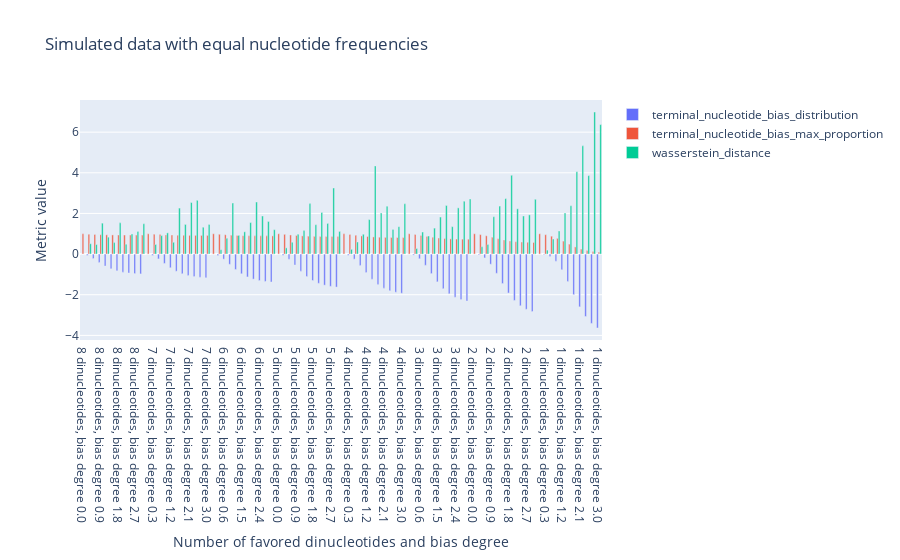

This figure's notebook cell:
### Code cell
# plot grouped bar chart of the two metrics sorted by degree of bias and number of favored dinucleotides
metrics['bias_degree'] = metrics['bias_degree'].round(2)
metrics['num_favored'] = metrics['num_favored'].astype(str)

fig = go.Figure()

for metric_name in ['terminal_nucleotide_bias_distribution', 'terminal_nucleotide_bias_max_proportion', 'wasserstein_distance']:
    fig.add_trace(go.Bar(
        x=metrics['num_favored'] + ' dinucleotides, bias degree ' + metrics['bias_degree'].astype(str),
        y=metrics[metric_name],
        name=metric_name
    ))

fig.update_layout(
    title='Simulated data with equal nucleotide frequencies',
    xaxis_title='Number of favored dinucleotides and bias degree',
    yaxis_title='Metric value',
    barmode='group'
)

fig.show()

### Figure 1 — Plotly figure (JSON) as saved in the notebook; plotly's stock layout.template omitted (floating-point values rounded to 4 significant figures)
{"data": [{"name": "terminal_nucleotide_bias_distribution", "type": "bar", "x": ["8 dinucleotides, bias degree 0.0", "8 dinucleotides, bias degree 0.3", "8 dinucleotides, bias degree 0.6", "8 dinucleotides, bias degree 0.9", "8 dinucleotides, bias degree 1.2", "8 dinucleotides, bias degree 1.5", "8 dinucleotides, bias degree 1.8", "8 dinucleotides, bias degree 2.1", "8 dinucleotides, bias degree 2.4", "8 dinucleotides, bias degree 2.7", "8 dinucleotides, bias degree 3.0", "7 dinucleotides, bias degree 0.0", "7 dinucleotides, bias degree 0.3", "7 dinucleotides, bias degree 0.6", "7 dinucleotides, bias degree 0.9", "7 dinucleotides, bias degree 1.2", "7 dinucleotides, bias degree 1.5", "7 dinucleotides, bias degree 1.8", "7 dinucleotides, bias degree 2.1", "7 dinucleotides, bias degree 2.4", "7 dinucleotides, bias degree 2.7", "7 dinucleotides, bias degree 3.0", "6 dinucleotides, bias degree 0.0", "6 dinucleotides, bias degree 0.3", "6 dinucleotides, bias degree 0.6", "6 dinucleotides, bias degree 0.9", "6 dinucleotides, bias degree 1.2", "6 dinucleotides, bias degree 1.5", "6 dinucleotides, bias degree 1.8", "6 dinucleotides, bias degree 2.1", "6 dinucleotides, bias degree 2.4", "6 dinucleotides, bias degree 2.7", "6 dinucleotides, bias degree 3.0", "5 dinucleotides, bias degree 0.0", "5 dinucleotides, bias degree 0.3", "5 dinucleotides, bias degree 0.6", "5 dinucleotides, bias degree 0.9", "5 dinucleotides, bias degree 1.2", "5 dinucleotides, bias degree 1.5", "5 dinucleotides, bias degree 1.8", "5 dinucleotides, bias degree 2.1", "5 dinucleotides, bias degree 2.4", "5 dinucleotides, bias degree 2.7", "5 dinucleotides, bias degree 3.0", "4 dinucleotides, bias degree 0.0", "4 dinucleotides, bias degree 0.3", "4 dinucleotides, bias degree 0.6", "4 dinucleotides, bias degree 0.9", "4 dinucleotides, bias degree 1.2", "4 dinucleotides, bias degree 1.5", "4 dinucleotides, bias degree 1.8", "4 dinucleotides, bias degree 2.1", "4 dinucleotides, bias degree 2.4", "4 dinucleotides, bias degree 2.7", "4 dinucleotides, bias degree 3.0", "3 dinucleotides, bias degree 0.0", "3 dinucleotides, bias degree 0.3", "3 dinucleotides, bias degree 0.6", "3 dinucleotides, bias degree 0.9", "3 dinucleotides, bias degree 1.2", "3 dinucleotides, bias degree 1.5", "3 dinucleotides, bias degree 1.8", "3 dinucleotides, bias degree 2.1", "3 dinucleotides, bias degree 2.4", "3 dinucleotides, bias degree 2.7", "3 dinucleotides, bias degree 3.0", "2 dinucleotides, bias degree 0.0", "2 dinucleotides, bias degree 0.3", "2 dinucleotides, bias degree 0.6", "2 dinucleotides, bias degree 0.9", "2 dinucleotides, bias degree 1.2", "2 dinucleotides, bias degree 1.5", "2 dinucleotides, bias degree 1.8", "2 dinucleotides, bias degree 2.1", "2 dinucleotides, bias degree 2.4", "2 dinucleotides, bias degree 2.7", "2 dinucleotides, bias degree 3.0", "1 dinucleotides, bias degree 0.0", "1 dinucleotides, bias degree 0.3", "1 dinucleotides, bias degree 0.6", "1 dinucleotides, bias degree 0.9", "1 dinucleotides, bias degree 1.2", "1 dinucleotides, bias degree 1.5", "1 dinucleotides, bias degree 1.8", "1 dinucleotides, bias degree 2.1", "1 dinucleotides, bias degree 2.4", "1 dinucleotides, bias degree 2.7", "1 dinucleotides, bias degree 3.0"], "y": [0, -0.06211, -0.2194, -0.4109, -0.5867, -0.7246, -0.823, -0.889, -0.9317, -0.9585, -0.975, 0, -0.06425, -0.2371, -0.4595, -0.6718, -0.8427, -0.9666, -1.05, -1.105, -1.139, -1.161, 0, -0.06441, -0.2496, -0.5031, -0.7571, -0.9684, -1.125, -1.232, -1.302, -1.346, -1.373, 0, -0.06226, -0.2546, -0.5381, -0.8395, -1.101, -1.299, -1.438, -1.529, -1.587, -1.623, 0, -0.05742, -0.2495, -0.5581, -0.912, -1.237, -1.493, -1.676, -1.798, -1.876, -1.925, 0, -0.04941, -0.2299, -0.5519, -0.9597, -1.365, -1.704, -1.954, -2.126, -2.238, -2.308, 0, -0.03766, -0.1896, -0.4979, -0.9459, -1.45, -1.914, -2.28, -2.542, -2.716, -2.828, 0, -0.02147, -0.1184, -0.3506, -0.7649, -1.345, -1.995, -2.595, -3.071, -3.411, -3.637]}, {"name": "terminal_nucleotide_bias_max_proportion", "type": "bar", "x": ["8 dinucleotides, bias degree 0.0", "8 dinucleotides, bias degree 0.3", "8 dinucleotides, bias degree 0.6", "8 dinucleotides, bias degree 0.9", "8 dinucleotides, bias degree 1.2", "8 dinucleotides, bias degree 1.5", "8 dinucleotides, bias degree 1.8", "8 dinucleotides, bias degree 2.1", "8 dinucleotides, bias degree 2.4", "8 dinucleotides, bias degree 2.7", "8 dinucleotides, bias degree 3.0", "7 dinucleotides, bias degree 0.0", "7 dinucleotides, bias degree 0.3", "7 dinucleotides, bias degree 0.6", "7 dinucleotides, bias degree 0.9", "7 dinucleotides, bias degree 1.2", "7 dinucleotides, bias degree 1.5", "7 dinucleotides, bias degree 1.8", "7 dinucleotides, bias degree 2.1", "7 dinucleotides, bias degree 2.4", "7 dinucleotides, bias degree 2.7", "7 dinucleotides, bias degree 3.0", "6 dinucleotides, bias degree 0.0", "6 dinucleotides, bias degree 0.3", "6 dinucleotides, bias degree 0.6", "6 dinucleotides, bias degree 0.9", "6 dinucleotides, bias degree 1.2", "6 dinucleotides, bias degree 1.5", "6 dinucleotides, bias degree 1.8", "6 dinucleotides, bias degree 2.1", "6 dinucleotides, bias degree 2.4", "6 dinucleotides, bias degree 2.7", "6 dinucleotides, bias degree 3.0", "5 dinucleotides, bias degree 0.0", "5 dinucleotides, bias degree 0.3", "5 dinucleotides, bias degree 0.6", "5 dinucleotides, bias degree 0.9", "5 dinucleotides, bias degree 1.2", "5 dinucleotides, bias degree 1.5", "5 dinucleotides, bias degree 1.8", "5 dinucleotides, bias degree 2.1", "5 dinucleotides, bias degree 2.4", "5 dinucleotides, bias degree 2.7", "5 dinucleotides, bias degree 3.0", "4 dinucleotides, bias degree 0.0", "4 dinucleotides, bias degree 0.3", "4 dinucleotides, bias degree 0.6", "4 dinucleotides, bias degree 0.9", "4 dinucleotides, bias degree 1.2", "4 dinucleotides, bias degree 1.5", "4 dinucleotides, bias degree 1.8", "4 dinucleotides, bias degree 2.1", "4 dinucleotides, bias degree 2.4", "4 dinucleotides, bias degree 2.7", "4 dinucleotides, bias degree 3.0", "3 dinucleotides, bias degree 0.0", "3 dinucleotides, bias degree 0.3", "3 dinucleotides, bias degree 0.6", "3 dinucleotides, bias degree 0.9", "3 dinucleotides, bias degree 1.2", "3 dinucleotides, bias degree 1.5", "3 dinucleotides, bias degree 1.8", "3 dinucleotides, bias degree 2.1", "3 dinucleotides, bias degree 2.4", "3 dinucleotides, bias degree 2.7", "3 dinucleotides, bias degree 3.0", "2 dinucleotides, bias degree 0.0", "2 dinucleotides, bias degree 0.3", "2 dinucleotides, bias degree 0.6", "2 dinucleotides, bias degree 0.9", "2 dinucleotides, bias degree 1.2", "2 dinucleotides, bias degree 1.5", "2 dinucleotides, bias degree 1.8", "2 dinucleotides, bias degree 2.1", "2 dinucleotides, bias degree 2.4", "2 dinucleotides, bias degree 2.7", "2 dinucleotides, bias degree 3.0", "1 dinucleotides, bias degree 0.0", "1 dinucleotides, bias degree 0.3", "1 dinucleotides, bias degree 0.6", "1 dinucleotides, bias degree 0.9", "1 dinucleotides, bias degree 1.2", "1 dinucleotides, bias degree 1.5", "1 dinucleotides, bias degree 1.8", "1 dinucleotides, bias degree 2.1", "1 dinucleotides, bias degree 2.4", "1 dinucleotides, bias degree 2.7", "1 dinucleotides, bias degree 3.0"], "y": [1, 0.9818, 0.9664, 0.9552, 0.9479, 0.9434, 0.9408, 0.9393, 0.9385, 0.9381, 0.9378, 1, 0.9787, 0.9595, 0.9447, 0.9346, 0.9282, 0.9245, 0.9223, 0.9211, 0.9205, 0.9201, 1, 0.9755, 0.9515, 0.9318, 0.9177, 0.9086, 0.9031, 0.8999, 0.8981, 0.8971, 0.8965, 1, 0.9719, 0.9422, 0.9158, 0.8958, 0.8822, 0.8738, 0.8689, 0.8661, 0.8645, 0.8636, 1, 0.968, 0.9312, 0.8954, 0.866, 0.845, 0.8314, 0.8233, 0.8185, 0.8158, 0.8143, 1, 0.9638, 0.9179, 0.8683, 0.8232, 0.7883, 0.7645, 0.7495, 0.7406, 0.7356, 0.7327, 1, 0.9592, 0.9016, 0.8307, 0.7567, 0.6917, 0.6428, 0.61, 0.5897, 0.5778, 0.571, 1, 0.9542, 0.8813, 0.7751, 0.6389, 0.49, 0.3532, 0.2461, 0.1724, 0.126, 0.09835]}, {"name": "wasserstein_distance", "type": "bar", "x": ["8 dinucleotides, bias degree 0.0", "8 dinucleotides, bias degree 0.3", "8 dinucleotides, bias degree 0.6", "8 dinucleotides, bias degree 0.9", "8 dinucleotides, bias degree 1.2", "8 dinucleotides, bias degree 1.5", "8 dinucleotides, bias degree 1.8", "8 dinucleotides, bias degree 2.1", "8 dinucleotides, bias degree 2.4", "8 dinucleotides, bias degree 2.7", "8 dinucleotides, bias degree 3.0", "7 dinucleotides, bias degree 0.0", "7 dinucleotides, bias degree 0.3", "7 dinucleotides, bias degree 0.6", "7 dinucleotides, bias degree 0.9", "7 dinucleotides, bias degree 1.2", "7 dinucleotides, bias degree 1.5", "7 dinucleotides, bias degree 1.8", "7 dinucleotides, bias degree 2.1", "7 dinucleotides, bias degree 2.4", "7 dinucleotides, bias degree 2.7", "7 dinucleotides, bias degree 3.0", "6 dinucleotides, bias degree 0.0", "6 dinucleotides, bias degree 0.3", "6 dinucleotides, bias degree 0.6", "6 dinucleotides, bias degree 0.9", "6 dinucleotides, bias degree 1.2", "6 dinucleotides, bias degree 1.5", "6 dinucleotides, bias degree 1.8", "6 dinucleotides, bias degree 2.1", "6 dinucleotides, bias degree 2.4", "6 dinucleotides, bias degree 2.7", "6 dinucleotides, bias degree 3.0", "5 dinucleotides, bias degree 0.0", "5 dinucleotides, bias degree 0.3", "5 dinucleotides, bias degree 0.6", "5 dinucleotides, bias degree 0.9", "5 dinucleotides, bias degree 1.2", "5 dinucleotides, bias degree 1.5", "5 dinucleotides, bias degree 1.8", "5 dinucleotides, bias degree 2.1", "5 dinucleotides, bias degree 2.4", "5 dinucleotides, bias degree 2.7", "5 dinucleotides, bias degree 3.0", "4 dinucleotides, bias degree 0.0", "4 dinucleotides, bias degree 0.3", "4 dinucleotides, bias degree 0.6", "4 dinucleotides, bias degree 0.9", "4 dinucleotides, bias degree 1.2", "4 dinucleotides, bias degree 1.5", "4 dinucleotides, bias degree 1.8", "4 dinucleotides, bias degree 2.1", "4 dinucleotides, bias degree 2.4", "4 dinucleotides, bias degree 2.7", "4 dinucleotides, bias degree 3.0", "3 dinucleotides, bias degree 0.0", "3 dinucleotides, bias degree 0.3", "3 dinucleotides, bias degree 0.6", "3 dinucleotides, bias degree 0.9", "3 dinucleotides, bias degree 1.2", "3 dinucleotides, bias degree 1.5", "3 dinucleotides, bias degree 1.8", "3 dinucleotides, bias degree 2.1", "3 dinucleotides, bias degree 2.4", "3 dinucleotides, bias degree 2.7", "3 dinucleotides, bias degree 3.0", "2 dinucleotides, bias degree 0.0", "2 dinucleotides, bias degree 0.3", "2 dinucleotides, bias degree 0.6", "2 dinucleotides, bias degree 0.9", "2 dinucleotides, bias degree 1.2", "2 dinucleotides, bias degree 1.5", "2 dinucleotides, bias degree 1.8", "2 dinucleotides, bias degree 2.1", "2 dinucleotides, bias degree 2.4", "2 dinucleotides, bias degree 2.7", "2 dinucleotides, bias degree 3.0", "1 dinucleotides, bias degree 0.0", "1 dinucleotides, bias degree 0.3", "1 dinucleotides, bias degree 0.6", "1 dinucleotides, bias degree 0.9", "1 dinucleotides, bias degree 1.2", "1 dinucleotides, bias degree 1.5", "1 dinucleotides, bias degree 1.8", "1 dinucleotides, bias degree 2.1", "1 dinucleotides, bias degree 2.4", "1 dinucleotides, bias degree 2.7", "1 dinucleotides, bias degree 3.0"], "y": [0, 0.5098, 0.4699, 1.522, 0.8337, 0.5657, 1.539, 0.4852, 0.9837, 1.115, 1.493, 0, 0.4724, 0.9085, 1.045, 0.5816, 2.265, 1.46, 2.537, 2.646, 1.326, 1.456, 0, 0.216, 0.7754, 2.509, 0.9215, 1.097, 1.551, 2.563, 1.875, 1.606, 1.2, 0, 0.3066, 0.5779, 0.9794, 1.156, 2.484, 1.445, 2.05, 1.51, 3.253, 1.116, 0, 0.2344, 0.5965, 0.9765, 1.698, 4.34, 2.023, 2.356, 1.21, 1.35, 2.475, 0, 0.2727, 1.086, 0.8916, 1.278, 1.824, 2.392, 1.349, 2.274, 2.604, 2.714, 0, 0.3611, 0.4777, 1.838, 2.364, 2.73, 3.878, 2.229, 1.875, 1.93, 2.696, 0, 0.1955, 0.744, 1.139, 2.022, 2.38, 4.053, 5.327, 3.862, 6.992, 6.372]}], "layout": {"barmode": "group", "title": {"text": "Simulated data with equal nucleotide frequencies"}, "xaxis": {"title": {"text": "Number of favored dinucleotides and bias degree"}}, "yaxis": {"title": {"text": "Metric value"}}}}
